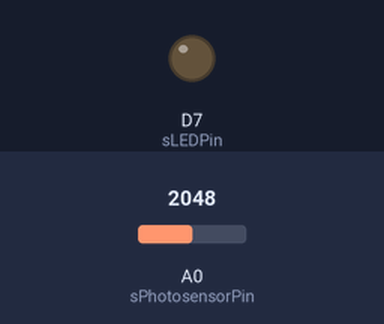
Bench run of a sketch on a simulated Particle Photon. On the bench: output pins drawn as LEDs (lit = HIGH). Inputs (shaded band) come from the test bench; at power-on: A0 (sPhotosensorPin) = 2048. What the sketch prints to the serial monitor is not drawn.

Above: at 0.1 s.
At 29.1 s:
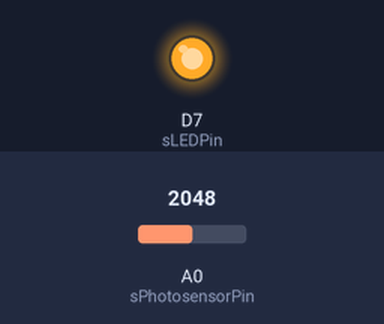
Timing chart, 0 to 30.6 s (numbered marks = the images above):
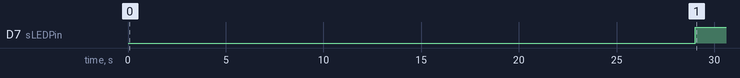

The sketch:

SIT210-PlantLightMonitor.ino
```cpp
/*
 * Project SIT210-CloudFunction
 * Author: Brett T Best
 * Date: April 2019
 */

#include <Particle.h>
#include <vector>
#include <numeric>

using namespace std;

#define DEBUG 0
#define AVG_LENGTH 30                // The amount of samples to calcualte an average light reading.
#define SAMPLE_RATE 1                // The sample rate in seconds.
#define MINIMUM_SUN_LIGHT_LEVEL 1500 // The minimum value to be considered sunny.

uint16_t sPhotosensorPin = A0;
uint16_t sLEDPin = D7;

const char *sEmojiSun = "☀️";
const char *sEmojiMoon = "🌑";
const char *sParticleEventName = "PlantLightStatusChanged";

vector<int32_t> lightReadings;
bool isSunny = false;

int32_t averageOfLightReadings();

#if DEBUG
void printLightReadingsDebug()
{
  Serial.printf("Average of light readings: %i, light readings: [", averageOfLightReadings());

  for (auto const &value : lightReadings)
  {
    Serial.printf("%i,", value);
  }

  Serial.printf("]\n");
}
#endif

void setup()
{
  Serial.begin(9600);

  pinMode(sLEDPin, OUTPUT);

#if DEBUG
  while (!Serial.available())
  {
    // Wait for the serial port to connect.
  }
#endif
}

void loop()
{
  int32_t lightReading = analogRead(sPhotosensorPin);
  lightReadings.insert(lightReadings.begin(), lightReading);

  if (AVG_LENGTH < lightReadings.size())
  {
    lightReadings.resize(AVG_LENGTH);
  }

  if (AVG_LENGTH > lightReadings.size())
  {
    Serial.printlnf("Light reading: %i, waiting for more samples...", lightReading);
  }
  else
  {
    int32_t lightReadingsAverage = averageOfLightReadings();

    Serial.printlnf("Light reading: %i, average: %i", lightReading, lightReadingsAverage);

    bool previousIsSunny = isSunny;
    isSunny = MINIMUM_SUN_LIGHT_LEVEL < lightReadingsAverage;

    if (previousIsSunny && !isSunny) // Light -> Dark
    {
      Serial.printlnf("Event Trigged: %s, Status: %s -> %s", sParticleEventName, sEmojiSun, sEmojiMoon);

      Particle.publish(sParticleEventName, sEmojiMoon);
      digitalWrite(sLEDPin, LOW);
    }
    else if (!previousIsSunny && isSunny) // Dark -> Light
    {
      Serial.printlnf("Event Trigged: %s, Status: %s -> %s", sParticleEventName, sEmojiMoon, sEmojiSun);

      Particle.publish(sParticleEventName, sEmojiSun);
      digitalWrite(sLEDPin, HIGH);
    }
  }

#if DEBUG
  printLightReadingsDebug();
#endif

  delay(1000 * SAMPLE_RATE);
}

int32_t averageOfLightReadings()
{
  return accumulate(lightReadings.begin(), lightReadings.end(), 0) / lightReadings.size();
}
```

Measured:
- by itself, D7 (sLEDPin): LOW → HIGH at 29.0 s
